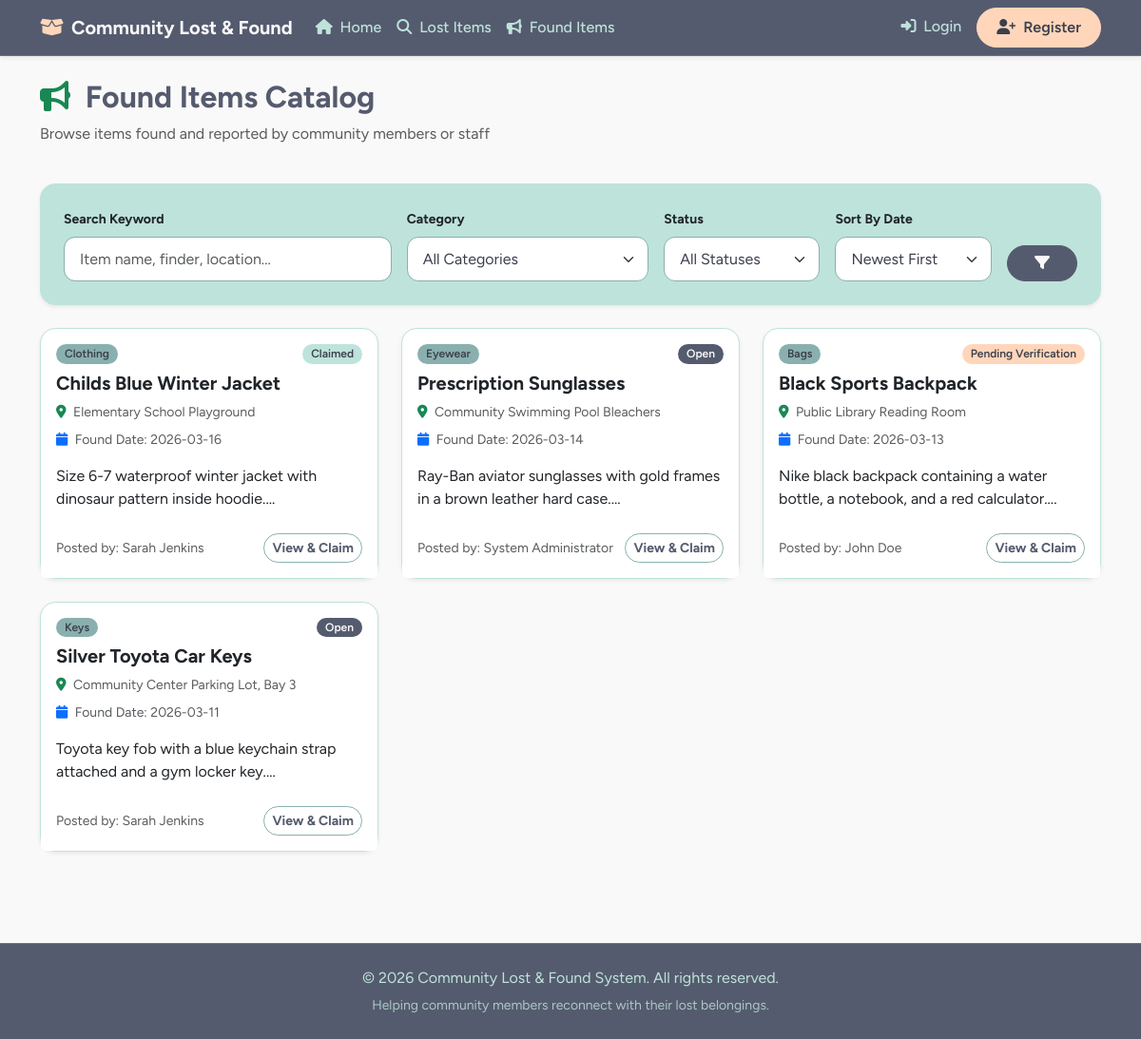
The page /found_items.php on the database its author committed.
### tables this page shows
CREATE TABLE `items` (
  `item_id` INT AUTO_INCREMENT PRIMARY KEY,
  `user_id` INT NOT NULL,
  `status_id` INT NOT NULL DEFAULT 1,
  `item_type` ENUM('Lost', 'Found') NOT NULL,
  `related_lost_item_id` INT DEFAULT NULL,
  `category_id` INT NOT NULL,
  `title` VARCHAR(150) NOT NULL,
  `description` TEXT NOT NULL,
  `location` VARCHAR(150) NOT NULL,
  `event_date` DATE NOT NULL,
  `created_at` TIMESTAMP DEFAULT CURRENT_TIMESTAMP,
  `updated_at` TIMESTAMP DEFAULT CURRENT_TIMESTAMP ON UPDATE CURRENT_TIMESTAMP,
  CONSTRAINT `fk_item_user` FOREIGN KEY (`user_id`) REFERENCES `users` (`user_id`) ON DELETE CASCADE,
  CONSTRAINT `fk_item_status` FOREIGN KEY (`status_id`) REFERENCES `i_status` (`status_id`) ON DELETE RESTRICT,
  CONSTRAINT `fk_item_category` FOREIGN KEY (`category_id`) REFERENCES `categories` (`category_id`) ON DELETE RESTRICT,
  CONSTRAINT `fk_found_lost_item` FOREIGN KEY (`related_lost_item_id`) REFERENCES `items` (`item_id`) ON DELETE SET NULL,
  INDEX `idx_related_lost_item_id` (`related_lost_item_id`),
  INDEX `idx_item_type` (`item_type`)
);

CREATE TABLE `categories` (
  `category_id` INT AUTO_INCREMENT PRIMARY KEY,
  `category` VARCHAR(50) NOT NULL UNIQUE
);

CREATE TABLE `i_status` (
  `status_id` INT AUTO_INCREMENT PRIMARY KEY,
  `status` VARCHAR(30) NOT NULL UNIQUE
);

### found_items.php (the view, shortened to what this page needs)
<?php
require_once 'db.php';
$search = trim($_GET['search'] ?? '');
$sort = trim($_GET['sort'] ?? 'newest');
$query = "SELECT i.*, CONCAT(u.firstname, ' ', u.lastname) AS full_name, c.category, s.status
          FROM items i
          JOIN users u ON i.user_id = u.user_id
          JOIN categories c ON i.category_id = c.category_id
          JOIN i_status s ON i.status_id = s.status_id
          WHERE i.item_type = 'Found'";
$params = [];
if ($sort === 'oldest') {
    $query .= " ORDER BY i.event_date ASC";
} else {
    $query .= " ORDER BY i.event_date DESC";
}
$stmt = $pdo->prepare($query);
$stmt->execute($params);
$items = $stmt->fetchAll();
include 'header.php';
?>
<div class="container my-4">
    <div class="d-flex justify-content-between align-items-center mb-4">
        <div>
            <h2 class="fw-bold"><i class="fa-solid fa-bullhorn text-success me-2"></i> Found Items Catalog</h2>
            <p class="text-muted">Browse items found and reported by community members or staff</p>
        </div>
    </div>
    <div class="card p-4 mb-4 shadow-sm bg-light">
        <form method="GET" action="found_items.php" class="row g-3">
            <div class="col-md-4">
                <label for="search" class="form-label fw-bold small">Search Keyword</label>
                <input type="text" class="form-control" id="search" name="search" value="<?php echo htmlspecialchars($search); ?>" placeholder="Item name, finder, location...">
            </div>
            <div class="col-md-3">
                <label for="category" class="form-label fw-bold small">Category</label>
                <select class="form-select" id="category" name="category">
                    <option value="">All Categories</option>
                </select>
            </div>
            <div class="col-md-2">
                <label for="status" class="form-label fw-bold small">Status</label>
                <select class="form-select" id="status" name="status">
                    <option value="">All Statuses</option>
                </select>
            </div>
            <div class="col-md-2">
                <label for="sort" class="form-label fw-bold small">Sort By Date</label>
                <select class="form-select" id="sort" name="sort">
                    <option value="newest" <?php echo $sort === 'newest' ? 'selected' : ''; ?>>Newest First</option>
                </select>
            </div>
            <div class="col-md-1 d-flex align-items-end">
                <button type="submit" class="btn btn-dark w-100 fw-bold"><i class="fa-solid fa-filter"></i></button>
            </div>
        </form>
    </div>
    <div class="row">
        <?php if (empty($items)): ?>
            <div class="col-12">
                <div class="alert alert-info text-center py-4">
                    <i class="fa-solid fa-info-circle fa-2x mb-2"></i>
                    <h5>No found items found matching your criteria.</h5>
                    <a href="found_items.php" class="btn btn-outline-success btn-sm mt-2">Reset Filters</a>
                </div>
            </div>
        <?php else: ?>
            <?php foreach ($items as $item): ?>
                <div class="col-md-4 mb-4">
                    <div class="card h-100 shadow-sm">
                        <div class="card-body">
                            <div class="d-flex justify-content-between mb-2">
                                <span class="badge bg-success"><?php echo htmlspecialchars($item['category']); ?></span>
                                <span class="badge bg-<?php echo $item['status'] === 'Open' ? 'primary' : ($item['status'] === 'Pending Verification' ? 'warning text-dark' : 'secondary'); ?>"><?php echo htmlspecialchars($item['status']); ?></span>
                            </div>
                            <h5 class="card-title fw-bold"><?php echo htmlspecialchars($item['title']); ?></h5>
                            <p class="card-text text-muted small mb-2"><i class="fa-solid fa-map-marker-alt me-1 text-success"></i> <?php echo htmlspecialchars($item['location']); ?></p>
                            <p class="card-text text-muted small mb-3"><i class="fa-solid fa-calendar me-1 text-primary"></i> Found Date: <?php echo $item['event_date']; ?></p>
                            <p class="card-text"><?php echo nl2br(htmlspecialchars(substr($item['description'], 0, 120))); ?>...</p>
                        </div>
                        <div class="card-footer bg-white border-top-0 d-flex justify-content-between align-items-center pb-3">
                            <small class="text-muted">Posted by: <?php echo htmlspecialchars($item['full_name']); ?></small>
                            <a href="found_detail.php?id=<?php echo $item['item_id']; ?>" class="btn btn-outline-success btn-sm fw-bold">View & Claim</a>
                        </div>
                    </div>
                </div>
            <?php endforeach; ?>
        <?php endif; ?>
    </div>
</div>
<?php include 'footer.php'; ?>

### header.php (style rules this page uses)
:root { --blue-slate: #555b6eff; --muted-teal: #89b0aeff; --frozen-water: #bee3dbff; --bright-snow: #faf9f9ff; --peach-fuzz: #ffd6baff; --ink: #3b3f4d; }
body { background-color: var(--bright-snow); color: var(--blue-slate); font-family: 'Figtree', system-ui, -apple-system, 'Segoe UI', sans-serif; display: flex; flex-direction: column; min-height: 100vh; }
.btn-outline-secondary, .btn-outline-success { border-color: var(--muted-teal); color: var(--blue-slate); font-weight: 600; border-radius: 999px; }
.btn-dark { background-color: var(--blue-slate); border-color: var(--blue-slate); color: var(--bright-snow); border-radius: 999px; font-weight: 600; }
.card { border: 1px solid var(--frozen-water); border-radius: 16px; background-color: #ffffff; box-shadow: 0 4px 20px rgba(85, 91, 110, 0.04); transition: transform 0.2s ease, box-shadow 0.2s ease; }
.bg-light { background-color: var(--frozen-water) !important; border-radius: 16px; }
.badge { font-weight: 600; padding: .35em .75em; border-radius: 999px; }
.bg-success { background-color: var(--muted-teal) !important; color: var(--ink); }
.bg-primary { background-color: var(--blue-slate) !important; color: var(--bright-snow); }
.bg-warning { background-color: var(--peach-fuzz) !important; color: var(--ink) !important; }
.bg-secondary { background-color: var(--frozen-water) !important; color: var(--ink) !important; }
.form-control, .form-select { border-radius: 12px; border: 1px solid var(--muted-teal); padding: .65rem 1rem; background-color: #fff; color: var(--ink); }
.form-control { border-radius: 12px; }

### rows shown on the page
items: category.category "Clothing", status.status "Claimed", title "Childs Blue Winter Jacket", location "Elementary School Playground", event_date "2026-03-16", description "Size 6-7 waterproof winter jacket with dinosaur pattern inside hoodie.", full_name "Sarah Jenkins"
items: category.category "Eyewear", status.status "Open", title "Prescription Sunglasses", location "Community Swimming Pool Bleachers", event_date "2026-03-14", description "Ray-Ban aviator sunglasses with gold frames in a brown leather hard case.", full_name "System Administrator"
items: category.category "Bags", status.status "Pending Verification", title "Black Sports Backpack", location "Public Library Reading Room", event_date "2026-03-13", description "Nike black backpack containing a water bottle, a notebook, and a red calculator.", full_name "John Doe"
items: category.category "Keys", status.status "Open", title "Silver Toyota Car Keys", location "Community Center Parking Lot, Bay 3", event_date "2026-03-11", description "Toyota key fob with a blue keychain strap attached and a gym locker key.", full_name "Sarah Jenkins"
